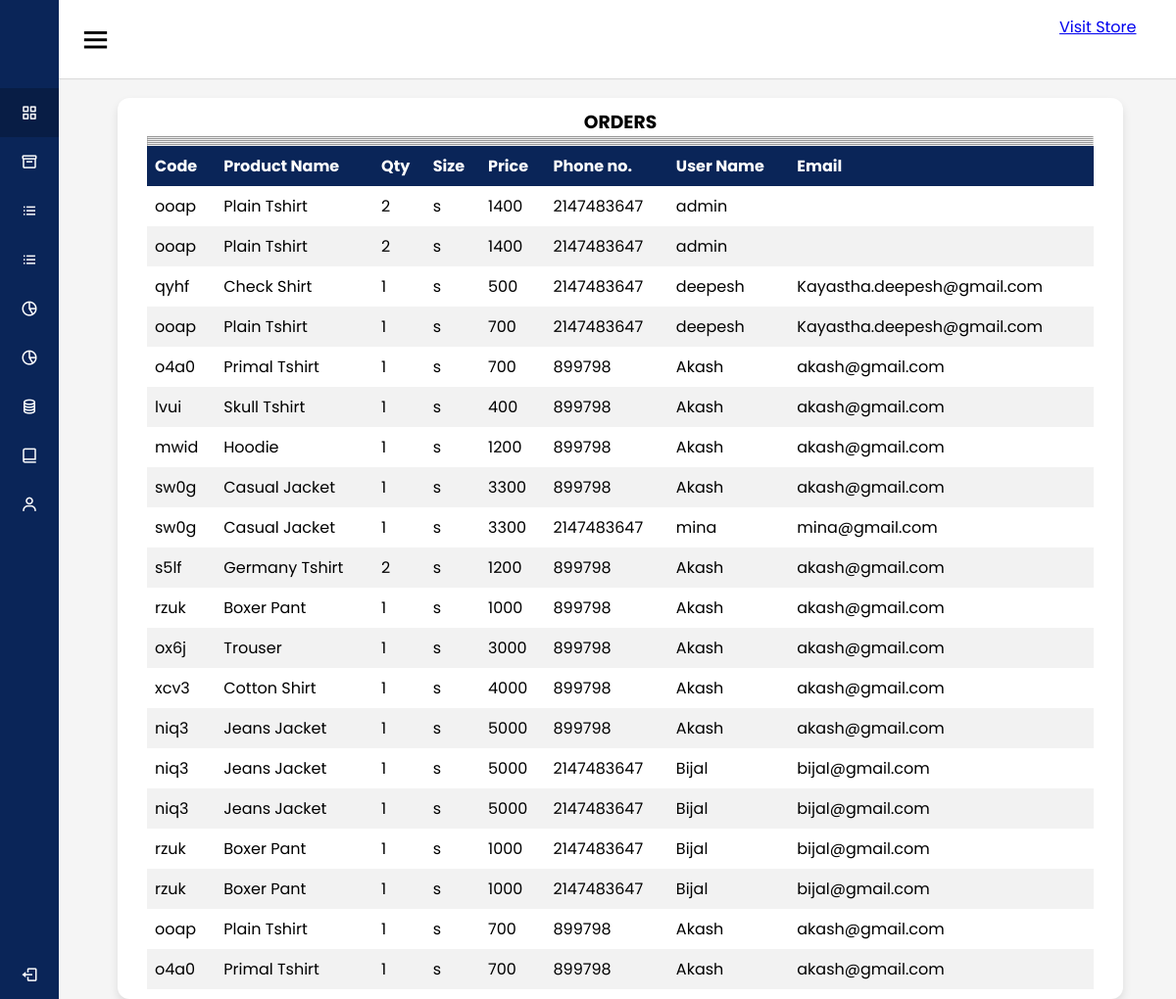
Screenshot of /history1.php with the database file from the repository.
### tables this page shows
CREATE TABLE `history` (
  `code` varchar(100) NOT NULL,
  `product_name` varchar(1000) NOT NULL,
  `quantity` int(100) NOT NULL,
  `size` varchar(50) NOT NULL,
  `price` int(11) NOT NULL,
  `phone` int(11) NOT NULL,
  `email` varchar(1000) NOT NULL,
  `user_name` varchar(1000) NOT NULL
);

### history1.php (the view, shortened to what this page needs)
<?php
   include 'top.php';
?>
   <html>
     <head>
     </head>
            <body >
				 <font face="Maiandra GD">
				     <section><br><br><br><br>
					   <div class="wwe">
                         <div class="qwe">
					     <div class="tbl-header">
					      <center><b><h3> ORDERS</h3></b></center>	<hr><hr><hr><hr><hr>
					      <table cellpadding="0" cellspacing="0" border="0" width="100%" >
					        <thead>
					           <tr bgcolor="grey">
					            <b>
					             <th>Code</th>
					             <th>Product Name</th>
					             <th>Qty</th>
					             <th>Size</th>
					             <th>Price</th>
							 	 <th>Phone no.</th>
							  	 <th id="e">User Name</th>
							 	 <th id='u'>Email</th>
							 	 </b>
					            </tr>
					       </thead>
							           <?php
							              $conn=mysqli_connect("localhost","root","","kings");
								          $sql="SELECT * FROM history";
								          $result=mysqli_query($conn,$sql);
								          if(mysqli_num_rows($result)>0)
								          {
							           ?>
					    </div>
					    <div class="tbl-content">
					    			   <?php
										    while($row=mysqli_fetch_assoc($result))
											  {
											   echo "<tr>";
											   echo "<td>".$row['code']."</td><td>".$row['product_name']."</td><td>".$row['quantity']."</td>";
											   echo "<td>".$row['size']."</td><td>".$row['price']."</td><td>".$row['phone']."</td>";
											   echo "<td>".$row['user_name']."</td><td>".$row['email'];
											   echo "</tr>";
											  }
						                }?>
					    </div>
				     </section>
				 </font>
			</body>
   </html>

### qwerty.css (style rules this page uses)
* { margin: 0; padding: 0; box-sizing: border-box; font-family: 'Poppins', sans-serif; }

### history1.php (style rules this page uses)
.qwe { padding-left: 20px; padding-right: 20px; }
.wwe { width: 90%; background: #fff; padding: 10px 10px; margin: 0px 60px; border-radius: 12px; box-shadow: 0 5px 10px rgba(0, 0, 0, 0.1); }
table { border-collapse: collapse; width: 100%; }
th, td { text-align: left; padding: 8px; }
tr:nth-child(even) { background-color: #f2f2f2 }
th { background-color: #0A2558; color: white; }

### rows the page displays
history: code "ooap", product_name "Plain Tshirt", quantity "2", size "s", price "1400", phone "2147483647", user_name "admin"
history: code "ooap", product_name "Plain Tshirt", quantity "2", size "s", price "1400", phone "2147483647", user_name "admin"
history: code "qyhf", product_name "Check Shirt", quantity "1", size "s", price "500", phone "2147483647", user_name "deepesh", email "Kayastha.deepesh@gmail.com"
history: code "ooap", product_name "Plain Tshirt", quantity "1", size "s", price "700", phone "2147483647", user_name "deepesh", email "Kayastha.deepesh@gmail.com"
history: code "o4a0", product_name "Primal Tshirt", quantity "1", size "s", price "700", phone "899798", user_name "Akash", email "akash@gmail.com"
history: code "lvui", product_name "Skull Tshirt", quantity "1", size "s", price "400", phone "899798", user_name "Akash", email "akash@gmail.com"
history: code "mwid", product_name "Hoodie", quantity "1", size "s", price "1200", phone "899798", user_name "Akash", email "akash@gmail.com"
history: code "sw0g", product_name "Casual Jacket", quantity "1", size "s", price "3300", phone "899798", user_name "Akash", email "akash@gmail.com"
history: code "sw0g", product_name "Casual Jacket", quantity "1", size "s", price "3300", phone "2147483647", user_name "mina", email "mina@gmail.com"
history: code "s5lf", product_name "Germany Tshirt", quantity "2", size "s", price "1200", phone "899798", user_name "Akash", email "akash@gmail.com"
history: code "rzuk", product_name "Boxer Pant", quantity "1", size "s", price "1000", phone "899798", user_name "Akash", email "akash@gmail.com"
history: code "ox6j", product_name "Trouser", quantity "1", size "s", price "3000", phone "899798", user_name "Akash", email "akash@gmail.com"
history: code "xcv3", product_name "Cotton Shirt", quantity "1", size "s", price "4000", phone "899798", user_name "Akash", email "akash@gmail.com"
history: code "niq3", product_name "Jeans Jacket", quantity "1", size "s", price "5000", phone "899798", user_name "Akash", email "akash@gmail.com"
history: code "niq3", product_name "Jeans Jacket", quantity "1", size "s", price "5000", phone "2147483647", user_name "Bijal", email "bijal@gmail.com"
history: code "niq3", product_name "Jeans Jacket", quantity "1", size "s", price "5000", phone "2147483647", user_name "Bijal", email "bijal@gmail.com"
history: code "rzuk", product_name "Boxer Pant", quantity "1", size "s", price "1000", phone "2147483647", user_name "Bijal", email "bijal@gmail.com"
history: code "rzuk", product_name "Boxer Pant", quantity "1", size "s", price "1000", phone "2147483647", user_name "Bijal", email "bijal@gmail.com"
history: code "ooap", product_name "Plain Tshirt", quantity "1", size "s", price "700", phone "899798", user_name "Akash", email "akash@gmail.com"
history: code "o4a0", product_name "Primal Tshirt", quantity "1", size "s", price "700", phone "899798", user_name "Akash", email "akash@gmail.com"
